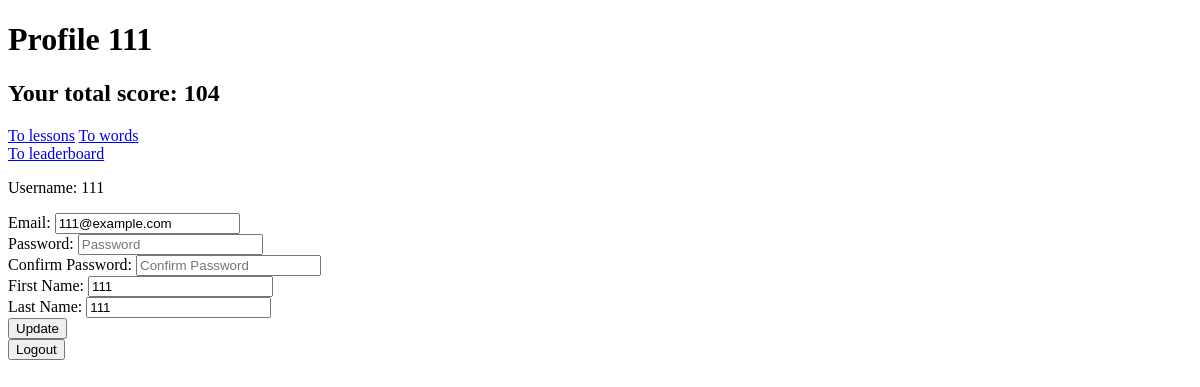
The page /user/ (signed in) on the database as committed earlier.
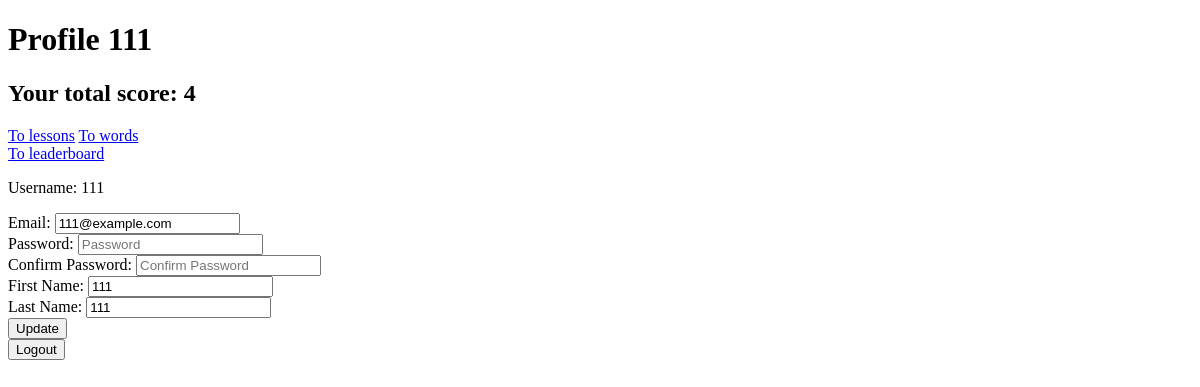
The same page on the database as committed later.
### users/models.py (models this page shows)
class Score(models.Model):
    user = models.ForeignKey(User, on_delete=models.CASCADE)
    score = models.IntegerField()

### users/views.py (the view, shortened to what this page needs)
# urls.py: path('user/', views.user_profile_handler, name='user_profile'),
@login_required(login_url='/login')
def user_profile_handler(request):
    user = User.objects.get(username=request.user.username)
    user_scores = Score.objects.filter(user=user).first()
    if not user_scores:
        user_scores = Score(user=user, score=0)
        user_scores.save()
    return render(request, 'user_profile.html', {'user': user, 'user_scores': user_scores})

### templates/user_profile.html (shortened to what this page needs)
<!DOCTYPE html>
<html lang="en">
<head>
</head>
<body>
<h1>Profile {{ user.username }}</h1>
<h2>Your total score: {{ user_scores.score }}</h2>
<a href="/lesson">To lessons</a>
<a href="/words">To words</a>
<br>
<a href="/leaderboard/">To leaderboard</a>
<br>
    <form method="post" action="/user/">
        <p>Username: {{ user.username }}</p>
        <label for="email">Email:</label>
        <input type="email" name="email" id="email" placeholder="Email" value="{{ user.email }}" required>
        <br>
        <label for="password">Password:</label>
        <input type="password" name="password" id="password" placeholder="Password" required>
        <br>
        <label for="confirm_password">Confirm Password:</label>
        <input type="password" name="confirm_password" id="confirm_password" placeholder="Confirm Password" required>
        <br>
        <label for="first_name">First Name:</label>
        <input type="text" name="first_name" id="first_name" placeholder="First Name" value="{{ user.first_name }}" required>
        <br>
        <label for="last_name">Last Name:</label>
        <input type="text" name="last_name" id="last_name" placeholder="Last Name" value="{{ user.last_name }}" required>
        <br>
        <input type="submit" value="Update">
    </form>
    <form method="post" action="/logout/">
        <input type="submit" value="Logout">
    </form>
</body>
</html>

Rows that differ between the two databases and show on the page:
changed Score: score "104" → "4"
